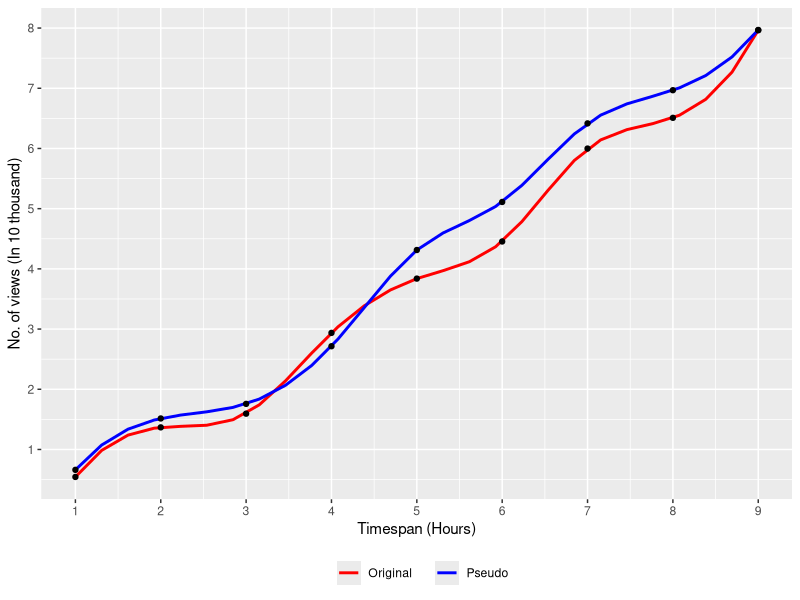

Write R code to recreate this figure.
L <- c(112,143,41,158,266,132,218,93,166)
v <- rep(0,9)
A <- v
for (i in 1:9) {
  v[i] <- sum(rpois(60,L[i]))
  A[i] <- sum(v[1:i])/10000
}

library(ggplot2)
library(plyr)

B <- c(5434,13669,15944,29365,38383,44549,59986,65090,79642)/10000
d1 <- data.frame(x=1:9,y=A)
d2 <- data.frame(x=1:9,y=B)
dd <- rbind(cbind(d1, case = "Pseudo"), cbind(d2, case = "Original     "))
ddsmooth <- plyr::ddply(dd, .(case), function(k) as.data.frame(spline(k)))

finplot <- ggplot(dd, aes(x, y)) +
  geom_line(aes(colour = case, size = case), data = ddsmooth) +
  geom_point(colour = "black") +
  scale_colour_manual(values = c("red", "blue"), name = " ") +
  scale_size_manual(values = c(1, 1), name = " ") +
  scale_x_continuous(breaks = 1:9) +
  scale_y_continuous(breaks = 1:9) +
  theme(legend.position = "bottom") +
  xlab("Timespan (Hours)") +
  ylab("No. of views (In 10 thousand)")

print(finplot)